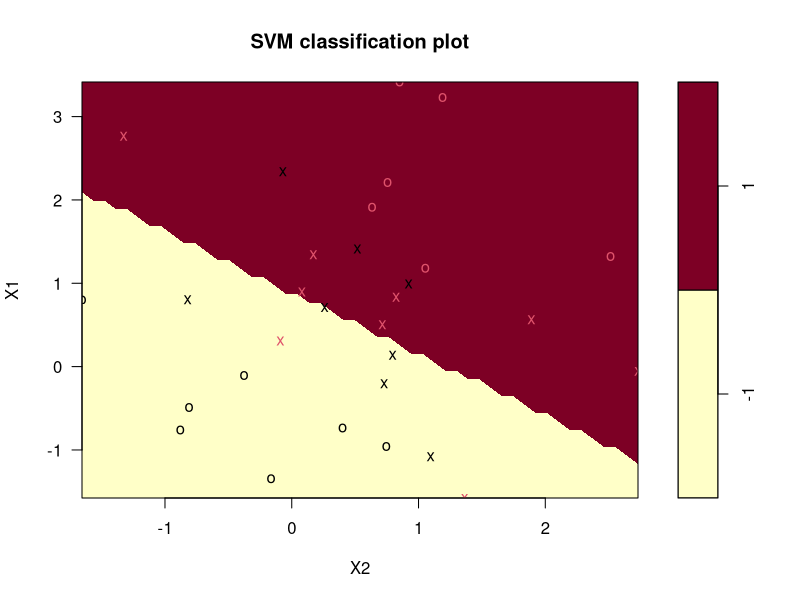
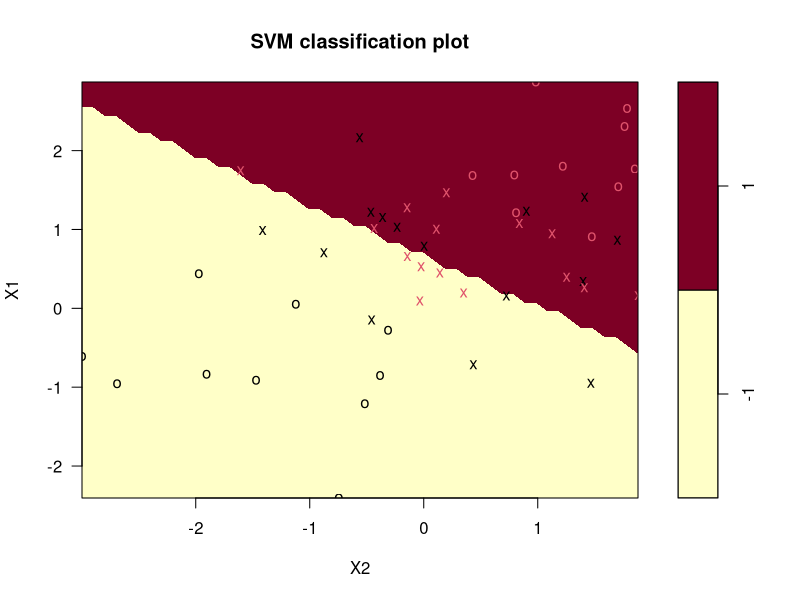

R code for these plots, in order:
# [30-09-26]
# WEEK-8
## Classification with SVM in R
install.packages("e1071")
library(e1071)
x = matrix(rnorm(32), 16, 2)
y = rep(c(-1, 1), c(8, 8))
x[y == 1,] = x[y == 1,] + 1
#Generating the data 
#Assigning +1 and -1 to the above data 
#bias the x variable when y =1 
dat = data.frame(x, y = as.factor(y)) #representing the above data in table form using dataframe 
svm = svm(y ~ ., data = dat, kernel = "linear",cost=10) 
summary(svm)

## Example 1:
install.packages("e1071") 
library(e1071) 
x = matrix(rnorm(60), 30, 2) 
y = rep(c(-1, 1), c(15, 15)) 
x[y == 1,] = x[y == 1,] + 1 
data = data.frame(x, y = as.factor(y)) 
svm = svm(y ~ ., data = data, kernel = "linear",cost=10) 
summary(svm)

plot(svm,data)


## Example 2:
x = matrix(rnorm(100), 50, 2)
y = rep(c(-1, 1), c(25, 25)) 
x[y == 1,] = x[y == 1,] + 1 
data = data.frame(x, y = as.factor(y)) 
svm = svm(y ~ ., data = data, kernel = "linear",cost=10) 
summary(svm)

plot(svm,data)
